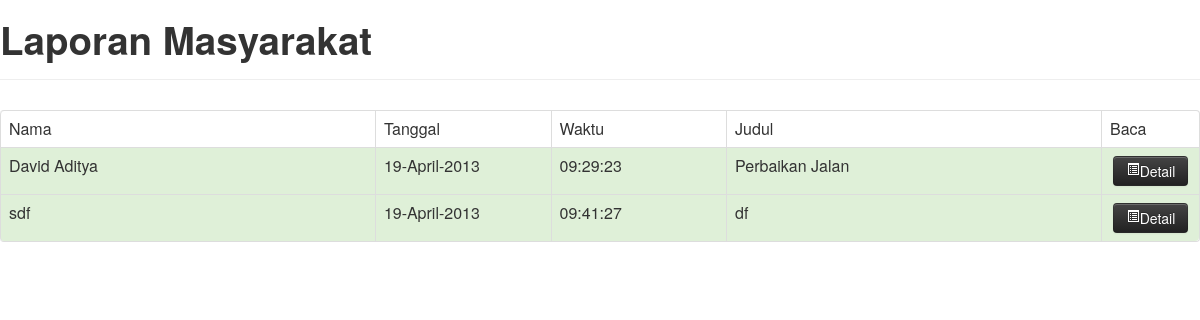
Before: /admin/laporan/laporan.php (signed in) with the older database file.
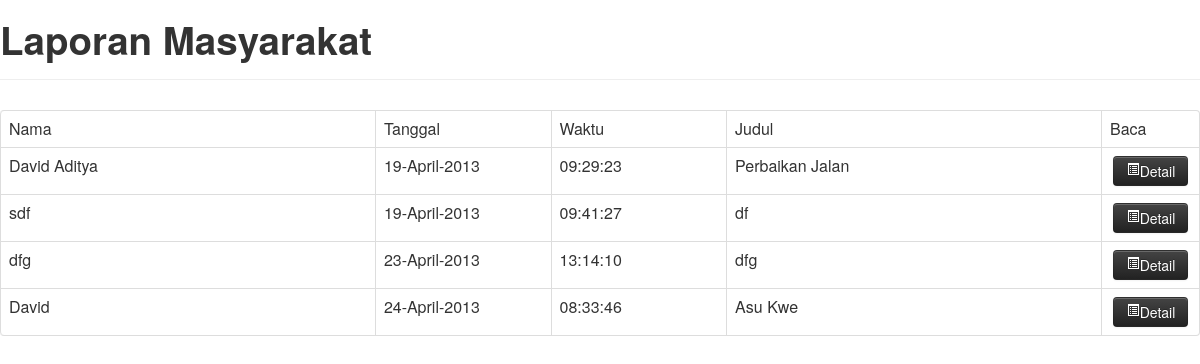
After: the same page with the newer database file.
### tables this page shows
CREATE TABLE IF NOT EXISTS `laporan` (
  `Id` int(11) NOT NULL AUTO_INCREMENT,
  `Nama` varchar(100) NOT NULL,
  `Tgl` varchar(30) NOT NULL,
  `Waktu` time NOT NULL,
  `Judul` varchar(100) NOT NULL,
  `Isi` text NOT NULL,
  `Alamat` varchar(100) NOT NULL,
  `Telp` varchar(12) NOT NULL,
  `Tujuan` varchar(3) NOT NULL,
  `mark` tinyint(1) NOT NULL,
  PRIMARY KEY (`Id`)
);

### admin/laporan/laporan.php (the view, shortened to what this page needs)
<html>
	<head>
		<link href="../../bootstrap/css/bootstrap.css" rel="stylesheet" media="screen">
	</head>
	<body>
			<div class="page-header">
				<h1>Laporan Masyarakat</h1>
			</div>
		<?
			$koneksi=mysql_connect("localhost","root","");
			if($_SESSION['level'] == "Admin"){
				$tujuan = "A";
			}
			$query=mysql_query("SELECT * FROM laporan WHERE Tujuan LIKE '%$tujuan%'",$koneksi) or die (mysql_error());
			echo "	<table class=\"table table-bordered table-hover\">
								<tr>
									<td class='span4'>Nama</td>
									<td class='span2'>Tanggal</td>
									<td class='span2'>Waktu</td>
									<td class='span4'>Judul</td>
									<td class='span1'>Baca</td>
								</tr>";
			$id = 0;
			while($baris=mysql_fetch_array($query))
			{
				if($baris['mark'] == 0){
					$status= 'success';
				}
				else{
					$status = '';
				}
				$id++;
					echo "
								<tr class='$status'>
									<td>$baris[Nama]</td>
									<td>$baris[Tgl]</td>
									<td>$baris[Waktu]</td>
									<td>$baris[Judul]</td>
									<td><center><a href=\"#detail$id\" role=\"button\" class=\"btn btn-inverse detail\" data-toggle=\"modal\"><i class=\"icon-list-alt icon-white\"></i>Detail</a></center></td>
								</tr>";
				}
			echo "			</table>";
		?>
	</body>
</html>

Changed rows visible on the page:
added laporan: Nama "dfg", Tgl "23-April-2013", Waktu "13:14:10", Judul "dfg"
added laporan: Nama "David", Tgl "24-April-2013", Waktu "08:33:46", Judul "Asu Kwe"
